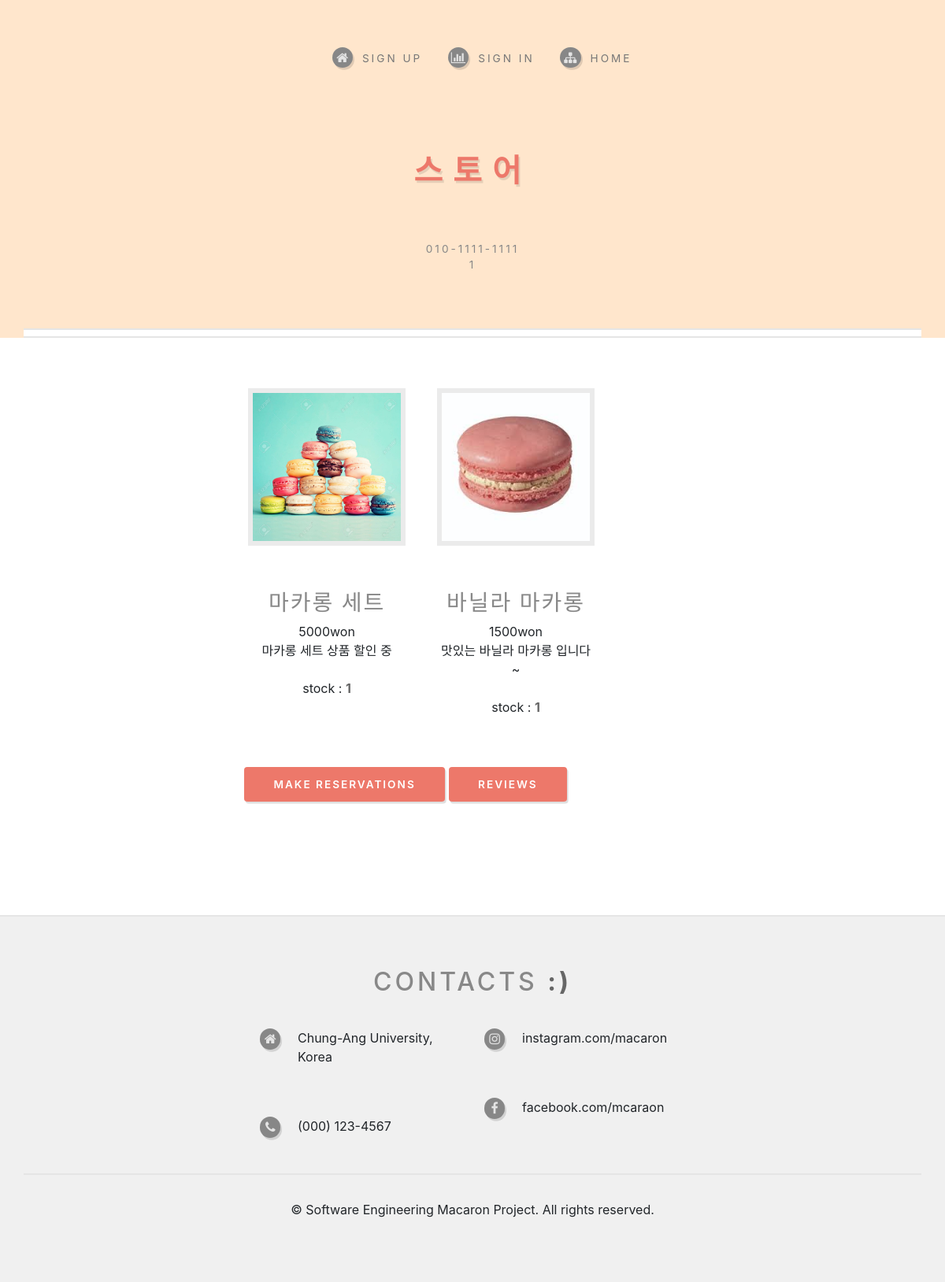
The app's page /store/detail/3 with its own data.
### store/models.py (models this page shows, shortened)
class Store(models.Model):
    objects=models.Manager()
    name=models.CharField(max_length=20)
    num=models.CharField(max_length=20)
    content = models.TextField()
    store_pic = models.ImageField(blank=False, upload_to="images/%Y/%m/%d")
    owner=models.ForeignKey(User,editable=False,on_delete=models.CASCADE,default='1')

class Macarons(models.Model):
    name=models.CharField(max_length=50)
    price=models.IntegerField(default=0)
    stock=models.IntegerField(default=0)
    store = models.ForeignKey(Store, on_delete=models.CASCADE)
    picture = models.ImageField(blank=False, upload_to="pictures/%Y/%m/%d")
    pic_content=models.CharField(max_length=200)
    class Meta:
        ordering =('name',)

### store/views.py (the view)
# urls.py: path('detail/<int:pk>', store.views.detail, name='detail'),
def detail(request,pk):
    store=get_object_or_404(Store, pk=pk)
    product_list = store.macarons_set.all()
    return render(request,'detail.html',{'product_list':product_list,'store':store})

### store/templates/detail.html (shortened to what this page needs)
{% extends "base.html" %}
{%load staticfiles%}
    {% block logoname %}{{ store.name }}{%endblock%}
    {% block logo_script %}<br>
    <p> {{ store.num }}<br>
    {{store.content}}</p>
    {% endblock %}
{% block content %}
<section id="features">
  <div class="container">
    <div class="row ">
    <div class="row aln-center">
        {% for macaron in product_list %}
      <div class="col-18 col-6-medium col-12-small "position="center">
            <article>
            <img src="{{macaron.picture.url}}" class="image featured" style="height:200px;width:200px ;"alt="macaron pic" />
            <header >
              <h3>{{macaron.name}}</h3>
            </header>
            <div >{{macaron.price}}won<br>
              <div style="width:inherit;line-break:auto;max-width:200px;word-break: break-all ;white-space:normal ;">
            {{macaron.pic_content}}</div><br>
            stock : <strong>{{macaron.stock}}</strong></div><br>
          </article>
      </div>
         {% endfor %}
        {%if not product_list %}
            <br><br><h5 class="inTitle">No macaron exists</h2>
        {% else %}
        <div class="col-12" class="actions" style="float:left" >
          <a href="{% url 'reservation:reserve' store.id %}" class="button">Make reservations</a>
          <a href="{% url 'review:review' store.id %}" class="button">Reviews</a>
        </div>
        {% endif %}
        </div>
      <div class="col-12">
      </div>
      <div>
    </div>
  </div>
</section>
{% endblock %}

### macaronproj/templates/base.html (shortened to what this page needs)
{% load staticfiles %}
	<head>
		<link rel="stylesheet" type = "text/css" href="{% static 'assets/css/main.css' %}" />
		<link rel="stylesheet" href="https://stackpath.bootstrapcdn.com/bootstrap/4.3.1/css/bootstrap.min.css">
	</head>
	<body class="homepage is-preload">
		<div id="page-wrapper">
				<section id="header" style="background-color: #ffe6cc; ">
					<div class="container">
							<h1 id="logo">{% block logoname %}Macaron Stores {%endblock%}</h1>
							{% block logo_script %}
							{% endblock %}
							<nav id="nav">
								<ul>
									{% if user.is_authenticated %}
										<li><a class="icon fa-home" href="{% url 'accounts:logout' %}"><span>Sign Out</span></a></li>
										<li><a class="icon fa-cog" href="{% url 'accounts:mypage' user.id %}"><span>My Page</span></a></li>
										<li><a class="icon fa-sitemap" href="{% url 'home' %}"><span>Home</span></a></li>
									{% else %}
										<li><a class="icon fa-home" href="{% url 'accounts:signup' %}"><span>Sign Up</span></a></li>
										<li><a href="{% url 'accounts:login' %}" class="icon fa-bar-chart-o"><span>Sign In</span></a></li>
										<li><a class="icon fa-sitemap" href="{% url 'home' %}"><span>Home</span></a></li>
									{% endif %}
								</ul>
							</nav>
					</div>
                </section>
        {% block content %}
        {% endblock %}
		<section id="footer">
				<div class="container">
					<header>
						<h2>Contacts <strong>:)</strong></h2>
					</header>
					<div class="row aln-center">
						<div class="col-6 col-12-medium">
							<section>
								<div class="row">
									<div class="col-6 col-12-small">
										<ul class="icons">
											<li class="icon fa-home">
												Chung-Ang University, Korea
											</li>
											<li></li>
											<li class="icon fa-phone">
												(000) 123-4567
											</li>
										</ul>
									</div>
									<div class="col-6 col-12-small">
										<ul class="icons">
											<li class="icon fa-instagram">
												instagram.com/macaron
											</li>
											<li></li>
											<li class="icon fa-facebook">
												facebook.com/mcaraon
											</li>
										</ul>
									</div>
								</div>
							</section>
						</div>
					</div>
				</div>
				<div id="copyright" class="container">
					<ul class="links">
						<li>&copy; Software Engineering Macaron Project. All rights reserved.</li>
					</ul>
				</div>
			</section>
		</div>
	</body>

### records on screen
Store: name "스토어", num "010-1111-1111", content "1"
Macarons: picture (picture), name "마카롱 세트", price "5000", pic_content "마카롱 세트 상품 할인 중", stock "1"
Macarons: picture (picture), name "바닐라 마카롱", price "1500", pic_content "맛있는 바닐라 마카롱 입니다~", stock "1"
